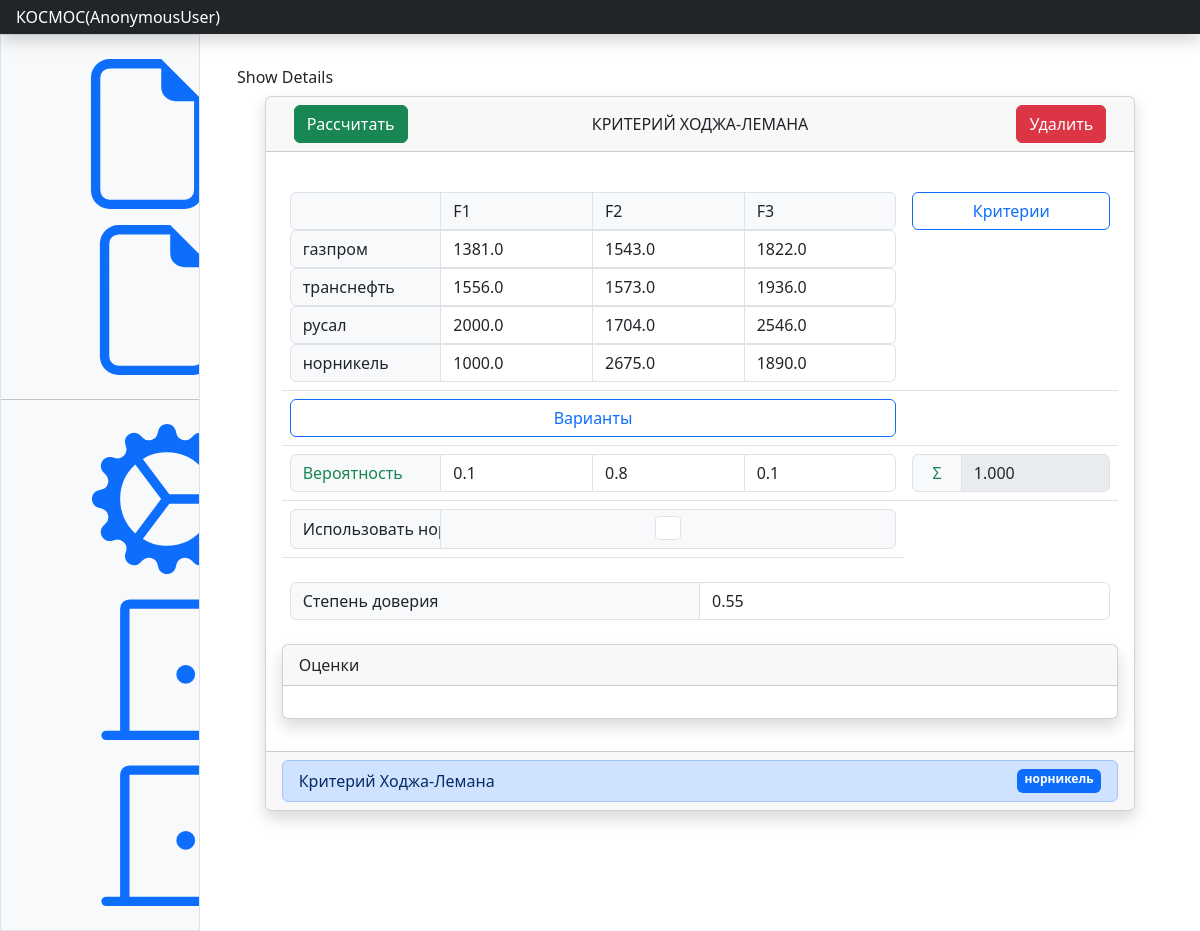
Screenshot of /task/56/ with the database file from the repository.
### products/models.py (models this page shows, shortened)
class Task(models.Model):
    user = models.ForeignKey(User, verbose_name='Пользователь', on_delete=models.PROTECT)
    name = models.CharField(max_length=150)
    result = models.JSONField(default=dict, blank=True)
    methods = models.ManyToManyField(Method)
    aux_params = models.JSONField(default=dict, blank=True)
    changed = models.BooleanField(default=False)
    enable_normalization = models.BooleanField(default=False)
    use_normalized = models.BooleanField(default=False)

class Criterion(models.Model):
    task = models.ForeignKey(Task, on_delete=models.CASCADE)
    name = models.CharField(max_length=100)
    name_short = models.CharField(max_length=5, blank=False)
    value = models.FloatField()
    direction_bool = models.BooleanField(default=False)
    changed = models.BooleanField(default=False)
    normalize_param_p = models.FloatField(default=0)
    normalize_param_k = models.FloatField(default=0)

class Item(models.Model):
    task = models.ForeignKey(Task, on_delete=models.CASCADE)
    name = models.CharField(max_length=100)
    name_short = models.CharField(max_length=5, blank=False)
    def __str__(self):
        return self.name

class Cell(models.Model):
    task = models.ForeignKey(Task, on_delete=models.CASCADE)
    item = models.ForeignKey(Item, on_delete=models.CASCADE)
    criterion = models.ForeignKey(Criterion, on_delete=models.CASCADE)
    value = models.FloatField()
    value_normalized = models.FloatField()
    changed = models.BooleanField(default=False)

class ParamAUX(models.Model):
    task = models.ForeignKey(Task, on_delete=models.CASCADE)
    param = models.ForeignKey(Param, on_delete=models.CASCADE, blank=True, null=True)
    value = models.FloatField(blank=True)
    changed = models.BooleanField(default=False)

class Param(models.Model):
    name = models.CharField(max_length=8)
    description = models.CharField(max_length=64, blank=True)
    single = models.BooleanField(default=True)

### products/views.py (the view)
# urls.py: path('task/<int:pk>/', TaskUpdate.as_view(), name='task'),
class TaskUpdate(TaskInline, UpdateView):
    def get_context_data(self, **kwargs):
        ctx = super(TaskUpdate, self).get_context_data(**kwargs)
        task = get_object_or_404(Task, pk=self.object.pk)
        items = Item.objects.filter(task__pk=task.pk)
        criteria = Criterion.objects.filter(task__pk=task.pk)
        cells = dict()
        for item in items:
            if item not in cells.keys():
                cells[item] = dict()
            for criterion in criteria:
                try:
                    cell = Cell.objects.get(task=task, item=item, criterion=criterion)
                except Cell.DoesNotExist:
                    cell = Cell.objects.create(task=task, item=item, criterion=criterion, value=0.0, value_normalized=0.0)
                cells[item][criterion] = cell
        cells_descartes_criteria = dict()
        for criterion_i in criteria:
            if criterion_i not in cells_descartes_criteria.keys():
                cells_descartes_criteria[criterion_i] = dict()
            for criterion_j in criteria:
                cells_descartes_criteria[criterion_i][criterion_j] = CellDescartesCriterion.objects.get(task=task, id_i=criterion_i.id, id_j=criterion_j.id)
        cells_descartes_items = dict()
        criteria = Criterion.objects.filter(task=task)
        for criterion in criteria:
            if criterion not in cells_descartes_items.keys():
                cells_descartes_items[criterion] = dict()
            cells_descartes_items_inner = dict()
            for item_i in items:
                if item_i not in cells_descartes_items_inner.keys():
                    cells_descartes_items_inner[item_i] = dict()
                for item_j in items:
                    cells_descartes_items_inner[item_i][item_j] = CellDescartesItem.objects.get(task=task, criterion=criterion, id_i=item_i.id, id_j=item_j.id)
            cells_descartes_items[criterion] = cells_descartes_items_inner
        show_criterion_weight = False
        show_criterion_direction = False
        show_need_descartes_criterion = False
        show_need_descartes_item = False
        for method in task.methods.all():
            show_criterion_weight += method.need_criterion_weight
            show_criterion_direction += method.need_criterion_direction
            show_need_descartes_criterion += method.need_descartes_criterion
            show_need_descartes_item += method.need_descartes_item
            if method.need_criterion_weight:
                criteria_sum_weight = Decimal(0)
                for criterion in criteria:
                    criteria_sum_weight += Decimal(criterion.value)
                criteria_sum_weight_rounded = round(criteria_sum_weight, 3)
                if criteria_sum_weight_rounded != 1:
                    ctx['error_criteria_sum_weight'] = f'Сумма вероятностей {criteria_sum_weight_rounded} != 1'
        ctx['named_formsets'] = self.get_named_formsets()
        ctx['items'] = items
        ctx['criteria'] = criteria
        ctx['cells'] = cells
        ctx['cells_descartes_criteria'] = cells_descartes_criteria
        ctx['cells_descartes_items'] = cells_descartes_items
        ctx['can_add_criteria'] = len(Criterion.objects.filter(task=task)) < (Setting.objects.latest('id').max_criterions or SETTINGS_MAX_CRITERIONS_DEAFULT)
        ctx['can_add_items'] = len(Item.objects.filter(task=task)) < (Setting.objects.latest('id').max_items or SETTINGS_MAX_ITEMS_DEFAULT)
        ctx['show_criterion_weight'] = show_criterion_weight
        ctx['criteria_sum_weight'] = criteria_sum_weight
        ctx['criteria_sum_weight_rounded'] = criteria_sum_weight_rounded
        ctx['show_criterion_direction'] = show_criterion_direction
        ctx['show_need_descartes_criterion'] = show_need_descartes_criterion
        ctx['show_need_descartes_item'] = show_need_descartes_item
        ctx['task_result'] = task.result
        return ctx
    def get_named_formsets(self):
        post = self.request.POST or None
        files = self.request.FILES or None
        return {
            'criteria': CriterionFormSet(post, files, instance=self.object, prefix='criteria'),
            'items': ItemFormSet(post, files, instance=self.object, prefix='items'),
        }

### products/forms.py
class TaskForm(forms.ModelForm):
    class Meta:
        model = Task
        fields = ['user', 'name']
        widgets = {
            'user': forms.Select(attrs={'class': 'form-control'}),
            'name': forms.TextInput(attrs={'class': 'form-control'}),
        }

### templates/tasks/task_v4.html (shortened to what this page needs)
{% extends "main.html" %}
{% block content %}
<div class="col-md-3"><button class="btn btn-block" >Show Details</button></div>
<div class="container">
    <div class="row">
        <div class="col"></div>
        <div class="col-11">
            <div class="card rounded shadow">
                <div class="card-header">
                    <div class="container">
                        <div class="row">
                            <div class="col">
                                <a href="{% url 'products:execute' task.id %}" type="button" class="btn btn-success{% if not items or not criteria %} disabled {% endif %}">Рассчитать</a>
                            </div>
                            <div class="col-md-auto d-flex align-items-center">
                                <span>{{task.name}}</span>
                            </div>
                            <div class="col">
                                <button type="button" class="btn btn-danger float-end" data-bs-toggle="modal" data-bs-target="#staticBackdrop">
                                    Удалить
                                </button>
                            </div>
                        </div>
                    </div>
                </div>
                <div class="card-body">
                    <form id="form_update_task" action="{% url 'products:update_task_v2' task.id %}" method="post">
                        <table class="table ">
                            <tr>
                                <td>
                                    <div class="input-group flex-nowrap">
                                        {% if items and criteria %}
                                        <span class="input-group-text w-25 text-wrap"></span>
                                        {% endif %}
                                        {% for criterion in criteria %}
                                        <span class="form-control input-group-text">{{ criterion.name }}</span>
                                        {% endfor %}
                                    </div>
                                    {% for item, criterion in cells.items %}
                                    <div class="input-group flex-nowrap">
                                        <span class="input-group-text w-25">{{ item }}</span>
                                        {% for criterion, cell in criterion.items %}
                                        {% if task.use_normalized %}
                                        <input id="cell_{{ item.id }}_value_normalized"
                                               type="number"
                                               name="object-cell-{{ cell.id }}-value_normalized"
                                               class="form-control mb-0 {% if cell.changed %}text-warning{% endif %}"
                                               step="0.001"
                                               value="{{cell.value_normalized}}"
                                               onchange="this.form.submit()"/>
                                        {% else %}
                                        <input id="cell_{{ item.id }}_value"
                                               type="number"
                                               name="object-cell-{{ cell.id }}-value"
                                               class="form-control mb-0 {% if cell.changed %}text-warning{% endif %}"
                                               step="0.001"
                                               value="{{cell.value}}"
                                               onchange="this.form.submit()"/>
                                        {% endif %}
                                        {% endfor %}
                                    </div>
                                    {% endfor %}
                                </td>
                                <td>
                                    <a href="{% url 'products:add_criteria' task.id %}" type="button" class="btn btn-outline-primary d-flex justify-content-center">Критерии</a>
                                </td>
                            </tr>
                            <tr>
                                <td><a href="{% url 'products:add_items' task.id %}" type="button" class="btn btn-outline-primary d-flex justify-content-center">Варианты</a></td>
                                <td></td>
                            </tr>
                            {% if show_criterion_weight and cells.items %}
                            <tr>
                                <td>
                                    <div class="input-group flex-nowrap">
                                        <span class="input-group-text w-25 {% if error_criteria_sum_weight %}text-danger{% else %}text-success{% endif %}">Вероятность</span>
                                        {% for criterion in criteria %}
                                        <input class="form-control mb-0"
                                               id="object-criterion-{{ criterion.id }}-value"
                                               type="number"
                                               name="object-criterion-{{ criterion.id }}-value"
                                               step="0.001"
                                               value="{{criterion.value}}"
                                               onchange="this.form.submit()"/>
                                        {% endfor %}
                                    </div>
                                </td>
                                <td>
                                    <div class="input-group flex-nowrap">
                                        <span class="input-group-text w-25 d-flex justify-content-center {% if error_criteria_sum_weight %}text-danger{% else %}text-success{% endif %}">&Sigma;</span>
                                        <input class="form-control mb-0"disabled value="{{ criteria_sum_weight_rounded }}">
                                    </div>
                                </td>
                            </tr>
                            {% endif %}
                            <tr>
                                <td>
                                    <div class="input-group flex-nowrap">
                                        <span class="input-group-text w-25">Использовать нормализацию</span>
                                        <div class="d-flex justify-content-center form-control input-group-text">
                                        <input type="checkbox" role="switch"
                                               class="form-check-input mt-0 align-middle form-check"
                                               name="object-task-{{ task.id }}-use_normalized" value='True'
                                               onchange="this.form.submit()"
                                               {% if task.use_normalized %} checked {% endif %}/>
                                        </div>
                                    </div>
                                </td>
                            </tr>
                        </table>
                        {% if task.paramaux_set.all %}
                        <table class="table table-borderless">
                            <tr>
                                {% for param in task.paramaux_set.all %}
                                <td>
                                    <div class="input-group flex-nowrap">
                                        <span class="input-group-text w-50">{{ param.param.description }}</span>
                                        <input id="object-param-{{ param.id }}_value"
                                               type="number"
                                               name="object-param-{{ param.id }}-value"
                                               class="form-control"
                                               step="0.001" value="{{param.value}}"
                                               onchange="this.form.submit()"/>
                                    </div>
                                </td>
                                {% endfor %}
                            </tr>
                        </table>
                        {% endif %}
                        <div class="card rounded shadow">
                              <div class="card-header">
                                  Оценки
                              </div>
                            <div class="card-body">
                            </div>
                        </div>
                    </form>
                </div>
                {% if task_result.items %}
                <div class="card-footer">
                    <div class="list-group">
                        {% for method, item in task_result.items %}
                        <span class="align-middle list-group-item list-group-item-action list-group-item-primary d-flex justify-content-between">
                            <div class="d-flex align-items-center">
                                {{ method }}
                            </div>
                                <span class="badge bg-primary align-middle">{{ item }}</span>
                        </span>
                        {% endfor %}
                    </div>
                </div>
                {% endif %}
            </div>
        </div>
        <div class="col"></div>
    </div>
</div>
{% endblock content %}

### rows the page displays
Task: name "КРИТЕРИЙ ХОДЖА-ЛЕМАНА"
Criterion: name "F1", id "0.1"
Criterion: name "F2", id "0.8"
Criterion: name "F3", id "0.1"
Item: name "газпром", id "1381.0", id "1543.0", id "1822.0"
Item: name "транснефть", id "1556.0", id "1573.0", id "1936.0"
Item: name "русал", id "2000.0", id "1704.0", id "2546.0"
Item: name "норникель", id "1000.0", id "2675.0", id "1890.0"
ParamAUX: param.description "Степень доверия", value "0.55"

### other values shown
{{ user }} "AnonymousUser"
{{ method }} "Критерий Ходжа-Лемана"
{{ item }} "норникель"
